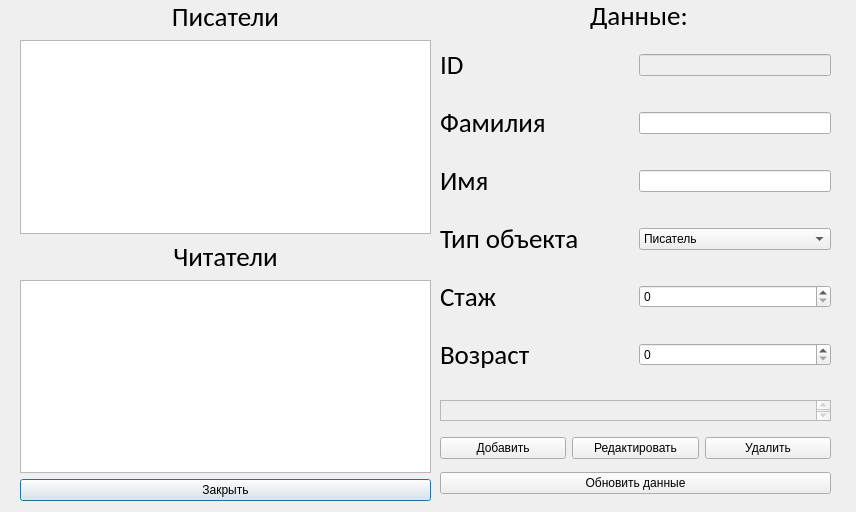
<?xml version="1.0" encoding="UTF-8"?>
<ui version="4.0">
 <class>Dialog220408</class>
 <widget class="QDialog" name="Dialog220408">
  <property name="geometry">
   <rect>
    <x>0</x>
    <y>0</y>
    <width>856</width>
    <height>512</height>
   </rect>
  </property>
  <property name="windowTitle">
   <string>Dialog</string>
  </property>
  <widget class="QWidget" name="verticalLayoutWidget">
   <property name="geometry">
    <rect>
     <x>440</x>
     <y>30</y>
     <width>391</width>
     <height>361</height>
    </rect>
   </property>
   <layout class="QVBoxLayout" name="EditForm">
    <item>
     <layout class="QHBoxLayout" name="horizontalLayout">
      <item>
       <widget class="QLabel" name="ID_label">
        <property name="font">
         <font>
          <family>Calibri</family>
          <pointsize>20</pointsize>
          <bold>false</bold>
         </font>
        </property>
        <property name="text">
         <string>ID</string>
        </property>
       </widget>
      </item>
      <item>
       <widget class="QLineEdit" name="ID_line">
        <property name="enabled">
         <bool>false</bool>
        </property>
        <property name="sizePolicy">
         <sizepolicy hsizetype="Minimum" vsizetype="Fixed">
          <horstretch>0</horstretch>
          <verstretch>0</verstretch>
         </sizepolicy>
        </property>
       </widget>
      </item>
     </layout>
    </item>
    <item>
     <layout class="QHBoxLayout" name="SurnameLayout">
      <item>
       <widget class="QLabel" name="label">
        <property name="font">
         <font>
          <family>Calibri</family>
          <pointsize>20</pointsize>
          <bold>false</bold>
         </font>
        </property>
        <property name="text">
         <string>Фамилия</string>
        </property>
       </widget>
      </item>
      <item>
       <widget class="QLineEdit" name="Surname_line">
        <property name="sizePolicy">
         <sizepolicy hsizetype="Minimum" vsizetype="Fixed">
          <horstretch>0</horstretch>
          <verstretch>0</verstretch>
         </sizepolicy>
        </property>
       </widget>
      </item>
     </layout>
    </item>
    <item>
     <layout class="QHBoxLayout" name="NameLayout">
      <item>
       <widget class="QLabel" name="label_7">
        <property name="font">
         <font>
          <family>Calibri</family>
          <pointsize>20</pointsize>
          <bold>false</bold>
         </font>
        </property>
        <property name="text">
         <string>Имя</string>
        </property>
       </widget>
      </item>
      <item>
       <widget class="QLineEdit" name="Name_line">
        <property name="sizePolicy">
         <sizepolicy hsizetype="Minimum" vsizetype="Fixed">
          <horstretch>0</horstretch>
          <verstretch>0</verstretch>
         </sizepolicy>
        </property>
       </widget>
      </item>
     </layout>
    </item>
    <item>
     <layout class="QHBoxLayout" name="TypeLayout">
      <item>
       <widget class="QLabel" name="type_label">
        <property name="font">
         <font>
          <family>Calibri</family>
          <pointsize>20</pointsize>
          <bold>false</bold>
         </font>
        </property>
        <property name="text">
         <string>Тип объекта</string>
        </property>
       </widget>
      </item>
      <item>
       <widget class="QComboBox" name="type_box">
        <item>
         <property name="text">
          <string>Писатель</string>
         </property>
        </item>
        <item>
         <property name="text">
          <string>Читатель</string>
         </property>
        </item>
       </widget>
      </item>
     </layout>
    </item>
    <item>
     <layout class="QHBoxLayout" name="ExpLayout">
      <item>
       <widget class="QLabel" name="label_6">
        <property name="font">
         <font>
          <family>Calibri</family>
          <pointsize>20</pointsize>
          <bold>false</bold>
         </font>
        </property>
        <property name="text">
         <string>Стаж</string>
        </property>
       </widget>
      </item>
      <item>
       <widget class="QSpinBox" name="exp_box">
        <property name="maximum">
         <number>999999</number>
        </property>
       </widget>
      </item>
     </layout>
    </item>
    <item>
     <layout class="QHBoxLayout" name="AgeLayout">
      <item>
       <widget class="QLabel" name="label_5">
        <property name="font">
         <font>
          <family>Calibri</family>
          <pointsize>20</pointsize>
          <bold>false</bold>
         </font>
        </property>
        <property name="text">
         <string>Возраст</string>
        </property>
       </widget>
      </item>
      <item>
       <widget class="QSpinBox" name="age_box">
        <property name="maximum">
         <number>999999</number>
        </property>
       </widget>
      </item>
     </layout>
    </item>
   </layout>
  </widget>
  <widget class="QLabel" name="Title">
   <property name="geometry">
    <rect>
     <x>590</x>
     <y>0</y>
     <width>101</width>
     <height>31</height>
    </rect>
   </property>
   <property name="font">
    <font>
     <family>Calibri</family>
     <pointsize>20</pointsize>
     <bold>false</bold>
     <underline>false</underline>
    </font>
   </property>
   <property name="text">
    <string>Данные:</string>
   </property>
   <property name="textFormat">
    <enum>Qt::AutoText</enum>
   </property>
  </widget>
  <widget class="QWidget" name="verticalLayoutWidget_2">
   <property name="geometry">
    <rect>
     <x>20</x>
     <y>0</y>
     <width>411</width>
     <height>501</height>
    </rect>
   </property>
   <layout class="QVBoxLayout" name="ShowInfo">
    <item>
     <widget class="QLabel" name="Title_Writer">
      <property name="font">
       <font>
        <family>Calibri</family>
        <pointsize>20</pointsize>
        <bold>false</bold>
        <underline>false</underline>
       </font>
      </property>
      <property name="text">
       <string>Писатели</string>
      </property>
      <property name="textFormat">
       <enum>Qt::AutoText</enum>
      </property>
      <property name="alignment">
       <set>Qt::AlignCenter</set>
      </property>
     </widget>
    </item>
    <item>
     <widget class="QListWidget" name="WriterList"/>
    </item>
    <item>
     <widget class="QLabel" name="Title_Reader">
      <property name="font">
       <font>
        <family>Calibri</family>
        <pointsize>20</pointsize>
        <bold>false</bold>
        <underline>false</underline>
       </font>
      </property>
      <property name="text">
       <string>Читатели</string>
      </property>
      <property name="textFormat">
       <enum>Qt::AutoText</enum>
      </property>
      <property name="alignment">
       <set>Qt::AlignBottom|Qt::AlignHCenter</set>
      </property>
     </widget>
    </item>
    <item>
     <widget class="QListWidget" name="ReaderList"/>
    </item>
    <item>
     <widget class="QPushButton" name="CloseButton">
      <property name="text">
       <string>Закрыть</string>
      </property>
     </widget>
    </item>
   </layout>
  </widget>
  <widget class="QWidget" name="verticalLayoutWidget_3">
   <property name="geometry">
    <rect>
     <x>440</x>
     <y>430</y>
     <width>391</width>
     <height>71</height>
    </rect>
   </property>
   <layout class="QVBoxLayout" name="verticalLayout">
    <item>
     <layout class="QHBoxLayout" name="Buttons">
      <item>
       <widget class="QPushButton" name="ADD_Button">
        <property name="text">
         <string>Добавить</string>
        </property>
       </widget>
      </item>
      <item>
       <widget class="QPushButton" name="EDIT_Button">
        <property name="text">
         <string>Редактировать</string>
        </property>
       </widget>
      </item>
      <item>
       <widget class="QPushButton" name="DEL_Button">
        <property name="text">
         <string>Удалить</string>
        </property>
       </widget>
      </item>
     </layout>
    </item>
    <item>
     <widget class="QPushButton" name="ADD_Button_2">
      <property name="text">
       <string>Обновить данные</string>
      </property>
     </widget>
    </item>
   </layout>
  </widget>
  <widget class="QTextEdit" name="InfoEdit">
   <property name="enabled">
    <bool>false</bool>
   </property>
   <property name="geometry">
    <rect>
     <x>440</x>
     <y>400</y>
     <width>391</width>
     <height>21</height>
    </rect>
   </property>
  </widget>
 </widget>
 <resources/>
 <connections/>
</ui>
